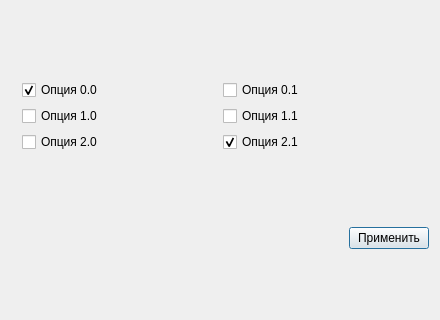
<?xml version="1.0" encoding="UTF-8"?>
<ui version="4.0"><class>Dialog</class><widget class="QDialog" name="Dialog"><property name="geometry"><rect><x>0</x><y>0</y><width>440</width><height>320</height></rect></property><property name="windowTitle"><string>#133 mixed/218_properties_grid</string></property><layout class="QVBoxLayout" name="verticalLayout"><property name="leftMargin"><number>11</number></property><property name="topMargin"><number>11</number></property><property name="rightMargin"><number>11</number></property><property name="bottomMargin"><number>11</number></property><property name="spacing"><number>6</number></property><item><layout class="QGridLayout" name="g"><property name="leftMargin"><number>11</number></property><property name="topMargin"><number>11</number></property><property name="rightMargin"><number>11</number></property><property name="bottomMargin"><number>11</number></property><property name="spacing"><number>6</number></property><item row="0" column="0"><widget class="QCheckBox" name="c00"><property name="text"><string>Опция 0.0</string></property><property name="checked"><bool>true</bool></property></widget></item><item row="0" column="1"><widget class="QCheckBox" name="c01"><property name="text"><string>Опция 0.1</string></property><property name="checked"><bool>false</bool></property></widget></item><item row="1" column="0"><widget class="QCheckBox" name="c10"><property name="text"><string>Опция 1.0</string></property><property name="checked"><bool>false</bool></property></widget></item><item row="1" column="1"><widget class="QCheckBox" name="c11"><property name="text"><string>Опция 1.1</string></property><property name="checked"><bool>false</bool></property></widget></item><item row="2" column="0"><widget class="QCheckBox" name="c20"><property name="text"><string>Опция 2.0</string></property><property name="checked"><bool>false</bool></property></widget></item><item row="2" column="1"><widget class="QCheckBox" name="c21"><property name="text"><string>Опция 2.1</string></property><property name="checked"><bool>true</bool></property></widget></item></layout></item><item><layout class="QHBoxLayout" name="buttons"><property name="leftMargin"><number>0</number></property><property name="topMargin"><number>0</number></property><property name="rightMargin"><number>0</number></property><property name="bottomMargin"><number>0</number></property><property name="spacing"><number>6</number></property><item><spacer name="horizontalSpacer"><property name="orientation"><enum>Qt::Orientation::Horizontal</enum></property><property name="sizeHint" stdset="0"><size><width>40</width><height>20</height></size></property></spacer></item><item><widget class="QPushButton" name="ok"><property name="text"><string>Применить</string></property></widget></item></layout></item></layout></widget></ui>
